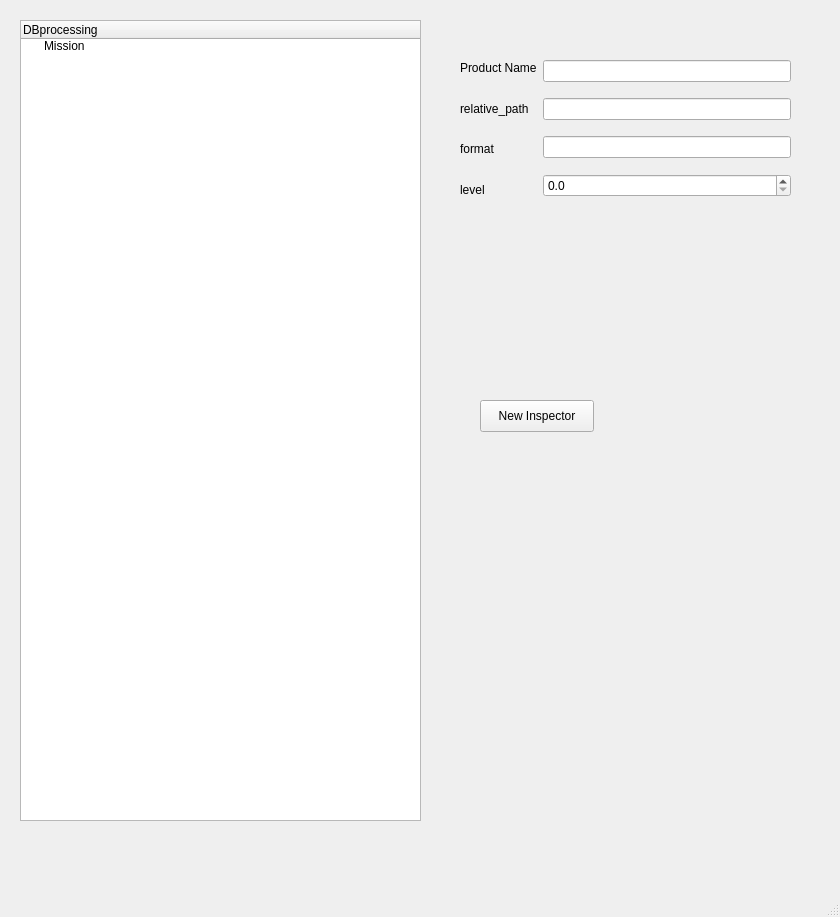
<?xml version="1.0" encoding="UTF-8"?>
<ui version="4.0">
 <class>MainWindow</class>
 <widget class="QMainWindow" name="MainWindow">
  <property name="geometry">
   <rect>
    <x>0</x>
    <y>0</y>
    <width>840</width>
    <height>917</height>
   </rect>
  </property>
  <property name="windowTitle">
   <string>MainWindow</string>
  </property>
  <widget class="QWidget" name="centralwidget">
   <widget class="QTreeWidget" name="treeWidget">
    <property name="geometry">
     <rect>
      <x>20</x>
      <y>20</y>
      <width>401</width>
      <height>801</height>
     </rect>
    </property>
    <column>
     <property name="text">
      <string>DBprocessing</string>
     </property>
    </column>
    <item>
     <property name="text">
      <string>Mission</string>
     </property>
    </item>
   </widget>
   <widget class="QStackedWidget" name="stackedWidget">
    <property name="geometry">
     <rect>
      <x>450</x>
      <y>20</y>
      <width>351</width>
      <height>801</height>
     </rect>
    </property>
    <property name="currentIndex">
     <number>0</number>
    </property>
    <widget class="QWidget" name="product">
     <widget class="QWidget" name="layoutWidget">
      <property name="geometry">
       <rect>
        <x>10</x>
        <y>30</y>
        <width>331</width>
        <height>157</height>
       </rect>
      </property>
      <layout class="QHBoxLayout" name="horizontalLayout">
       <item>
        <layout class="QVBoxLayout" name="verticalLayout">
         <item>
          <widget class="QLabel" name="label">
           <property name="text">
            <string>Product Name</string>
           </property>
          </widget>
         </item>
         <item>
          <widget class="QLabel" name="label_3">
           <property name="text">
            <string>relative_path</string>
           </property>
          </widget>
         </item>
         <item>
          <widget class="QLabel" name="label_4">
           <property name="text">
            <string>format</string>
           </property>
          </widget>
         </item>
         <item>
          <widget class="QLabel" name="label_5">
           <property name="text">
            <string>level</string>
           </property>
          </widget>
         </item>
        </layout>
       </item>
       <item>
        <layout class="QVBoxLayout" name="verticalLayout_2">
         <item>
          <widget class="QLineEdit" name="productNameEntry"/>
         </item>
         <item>
          <widget class="QLineEdit" name="relativePathEntry"/>
         </item>
         <item>
          <widget class="QLineEdit" name="formatEntry"/>
         </item>
         <item>
          <widget class="QDoubleSpinBox" name="levelEntry">
           <property name="decimals">
            <number>1</number>
           </property>
           <property name="maximum">
            <double>6.000000000000000</double>
           </property>
          </widget>
         </item>
        </layout>
       </item>
      </layout>
     </widget>
     <widget class="QPushButton" name="newInspectorButton">
      <property name="geometry">
       <rect>
        <x>30</x>
        <y>380</y>
        <width>114</width>
        <height>32</height>
       </rect>
      </property>
      <property name="text">
       <string>New Inspector</string>
      </property>
     </widget>
    </widget>
    <widget class="QWidget" name="mission">
     <widget class="QWidget" name="layoutWidget">
      <property name="geometry">
       <rect>
        <x>20</x>
        <y>30</y>
        <width>321</width>
        <height>58</height>
       </rect>
      </property>
      <layout class="QHBoxLayout" name="horizontalLayout_3">
       <item>
        <layout class="QVBoxLayout" name="verticalLayout_5">
         <item>
          <widget class="QLabel" name="label_7">
           <property name="text">
            <string>Mission Name</string>
           </property>
          </widget>
         </item>
         <item>
          <widget class="QLabel" name="label_9">
           <property name="text">
            <string>root directory</string>
           </property>
          </widget>
         </item>
        </layout>
       </item>
       <item>
        <layout class="QVBoxLayout" name="verticalLayout_6">
         <item>
          <widget class="QLineEdit" name="missionNameEntry"/>
         </item>
         <item>
          <widget class="QLineEdit" name="missionDirectoryEntry"/>
         </item>
        </layout>
       </item>
      </layout>
     </widget>
     <widget class="QPushButton" name="newSatelliteButton">
      <property name="geometry">
       <rect>
        <x>20</x>
        <y>440</y>
        <width>114</width>
        <height>32</height>
       </rect>
      </property>
      <property name="text">
       <string>New Satellite</string>
      </property>
     </widget>
    </widget>
    <widget class="QWidget" name="satellite">
     <widget class="QWidget" name="layoutWidget_2">
      <property name="geometry">
       <rect>
        <x>10</x>
        <y>30</y>
        <width>331</width>
        <height>157</height>
       </rect>
      </property>
      <layout class="QHBoxLayout" name="horizontalLayout_2">
       <item>
        <layout class="QVBoxLayout" name="verticalLayout_3">
         <item>
          <widget class="QLabel" name="label_6">
           <property name="text">
            <string>Satellite Name</string>
           </property>
          </widget>
         </item>
        </layout>
       </item>
       <item>
        <layout class="QVBoxLayout" name="verticalLayout_4">
         <item>
          <widget class="QLineEdit" name="satelliteNameEntry"/>
         </item>
        </layout>
       </item>
      </layout>
     </widget>
     <widget class="QPushButton" name="newInstrumentButton">
      <property name="geometry">
       <rect>
        <x>40</x>
        <y>370</y>
        <width>131</width>
        <height>32</height>
       </rect>
      </property>
      <property name="text">
       <string>New instrument</string>
      </property>
     </widget>
    </widget>
    <widget class="QWidget" name="instrument">
     <widget class="QWidget" name="layoutWidget_3">
      <property name="geometry">
       <rect>
        <x>0</x>
        <y>60</y>
        <width>331</width>
        <height>157</height>
       </rect>
      </property>
      <layout class="QHBoxLayout" name="horizontalLayout_4">
       <item>
        <layout class="QVBoxLayout" name="verticalLayout_7">
         <item>
          <widget class="QLabel" name="label_13">
           <property name="text">
            <string>Instrument name</string>
           </property>
          </widget>
         </item>
        </layout>
       </item>
       <item>
        <layout class="QVBoxLayout" name="verticalLayout_8">
         <item>
          <widget class="QLineEdit" name="instrumentNameEntry"/>
         </item>
        </layout>
       </item>
      </layout>
     </widget>
     <widget class="QPushButton" name="newProductButton">
      <property name="geometry">
       <rect>
        <x>40</x>
        <y>390</y>
        <width>114</width>
        <height>32</height>
       </rect>
      </property>
      <property name="text">
       <string>New product</string>
      </property>
     </widget>
    </widget>
    <widget class="QWidget" name="process">
     <widget class="QWidget" name="layoutWidget_4">
      <property name="geometry">
       <rect>
        <x>10</x>
        <y>70</y>
        <width>331</width>
        <height>218</height>
       </rect>
      </property>
      <layout class="QHBoxLayout" name="horizontalLayout_5">
       <item>
        <layout class="QVBoxLayout" name="verticalLayout_9">
         <item>
          <widget class="QLabel" name="label_18">
           <property name="text">
            <string>Process Name</string>
           </property>
          </widget>
         </item>
         <item>
          <widget class="QLabel" name="label_19">
           <property name="text">
            <string>output product</string>
           </property>
          </widget>
         </item>
         <item>
          <widget class="QLabel" name="label_20">
           <property name="text">
            <string>output timebase</string>
           </property>
          </widget>
         </item>
         <item>
          <widget class="QLabel" name="label_21">
           <property name="text">
            <string>extra params</string>
           </property>
          </widget>
         </item>
        </layout>
       </item>
       <item>
        <layout class="QVBoxLayout" name="verticalLayout_10">
         <item>
          <widget class="QLineEdit" name="prod_name_box_5"/>
         </item>
         <item>
          <widget class="QLineEdit" name="prod_inst_box_4"/>
         </item>
         <item>
          <widget class="QComboBox" name="comboBox">
           <property name="maxVisibleItems">
            <number>2</number>
           </property>
           <item>
            <property name="text">
             <string>Daily</string>
            </property>
           </item>
           <item>
            <property name="text">
             <string>File</string>
            </property>
           </item>
          </widget>
         </item>
         <item>
          <widget class="QLineEdit" name="prod_format_box_5"/>
         </item>
        </layout>
       </item>
      </layout>
     </widget>
     <widget class="QPushButton" name="pushButton_4">
      <property name="geometry">
       <rect>
        <x>30</x>
        <y>440</y>
        <width>114</width>
        <height>32</height>
       </rect>
      </property>
      <property name="text">
       <string>New Code</string>
      </property>
     </widget>
    </widget>
    <widget class="QWidget" name="inspector">
     <widget class="QWidget" name="layoutWidget_5">
      <property name="geometry">
       <rect>
        <x>10</x>
        <y>30</y>
        <width>331</width>
        <height>302</height>
       </rect>
      </property>
      <layout class="QHBoxLayout" name="horizontalLayout_6">
       <item>
        <layout class="QVBoxLayout" name="verticalLayout_11">
         <item>
          <widget class="QLabel" name="label_23">
           <property name="text">
            <string>Inspector Name</string>
           </property>
          </widget>
         </item>
         <item>
          <widget class="QLabel" name="label_24">
           <property name="text">
            <string>relative path</string>
           </property>
          </widget>
         </item>
         <item>
          <widget class="QLabel" name="label_25">
           <property name="text">
            <string>description</string>
           </property>
          </widget>
         </item>
         <item>
          <widget class="QLabel" name="label_26">
           <property name="text">
            <string>version (x,y,z)</string>
           </property>
          </widget>
         </item>
         <item>
          <widget class="QLabel" name="label_27">
           <property name="text">
            <string>output interface</string>
           </property>
          </widget>
         </item>
         <item>
          <widget class="QLabel" name="label_28">
           <property name="text">
            <string>active code</string>
           </property>
          </widget>
         </item>
         <item>
          <widget class="QLabel" name="label_29">
           <property name="text">
            <string>date written</string>
           </property>
          </widget>
         </item>
         <item>
          <widget class="QLabel" name="label_30">
           <property name="text">
            <string>newest version</string>
           </property>
          </widget>
         </item>
         <item>
          <widget class="QLabel" name="label_31">
           <property name="text">
            <string>arguments</string>
           </property>
          </widget>
         </item>
        </layout>
       </item>
       <item>
        <layout class="QVBoxLayout" name="verticalLayout_12">
         <item>
          <widget class="QLineEdit" name="inspectorNameEntry"/>
         </item>
         <item>
          <widget class="QLineEdit" name="inspectorRelativePathEntry"/>
         </item>
         <item>
          <widget class="QLineEdit" name="inspectorDescriptionEntry"/>
         </item>
         <item>
          <widget class="QLineEdit" name="inspectorVersionEntry"/>
         </item>
         <item>
          <widget class="QSpinBox" name="inspectorOutputInterfaceEntry"/>
         </item>
         <item>
          <widget class="QCheckBox" name="inspectorActiveCodeEntry">
           <property name="text">
            <string>True</string>
           </property>
           <property name="checked">
            <bool>true</bool>
           </property>
          </widget>
         </item>
         <item>
          <widget class="QDateEdit" name="inspectorDateWrittenEntry">
           <property name="date">
            <date>
             <year>2012</year>
             <month>1</month>
             <day>1</day>
            </date>
           </property>
           <property name="maximumDate">
            <date>
             <year>2020</year>
             <month>12</month>
             <day>31</day>
            </date>
           </property>
           <property name="minimumDate">
            <date>
             <year>2012</year>
             <month>1</month>
             <day>1</day>
            </date>
           </property>
          </widget>
         </item>
         <item>
          <widget class="QCheckBox" name="inspectorNewestVersionEntry">
           <property name="text">
            <string>True</string>
           </property>
           <property name="checked">
            <bool>true</bool>
           </property>
          </widget>
         </item>
         <item>
          <widget class="QLineEdit" name="inspectorArgumentsEntry"/>
         </item>
        </layout>
       </item>
      </layout>
     </widget>
    </widget>
   </widget>
  </widget>
  <widget class="QMenuBar" name="menubar">
   <property name="geometry">
    <rect>
     <x>0</x>
     <y>0</y>
     <width>840</width>
     <height>22</height>
    </rect>
   </property>
  </widget>
  <widget class="QStatusBar" name="statusbar"/>
 </widget>
 <tabstops>
  <tabstop>productNameEntry</tabstop>
  <tabstop>relativePathEntry</tabstop>
  <tabstop>formatEntry</tabstop>
  <tabstop>levelEntry</tabstop>
  <tabstop>treeWidget</tabstop>
 </tabstops>
 <resources/>
 <connections/>
</ui>
